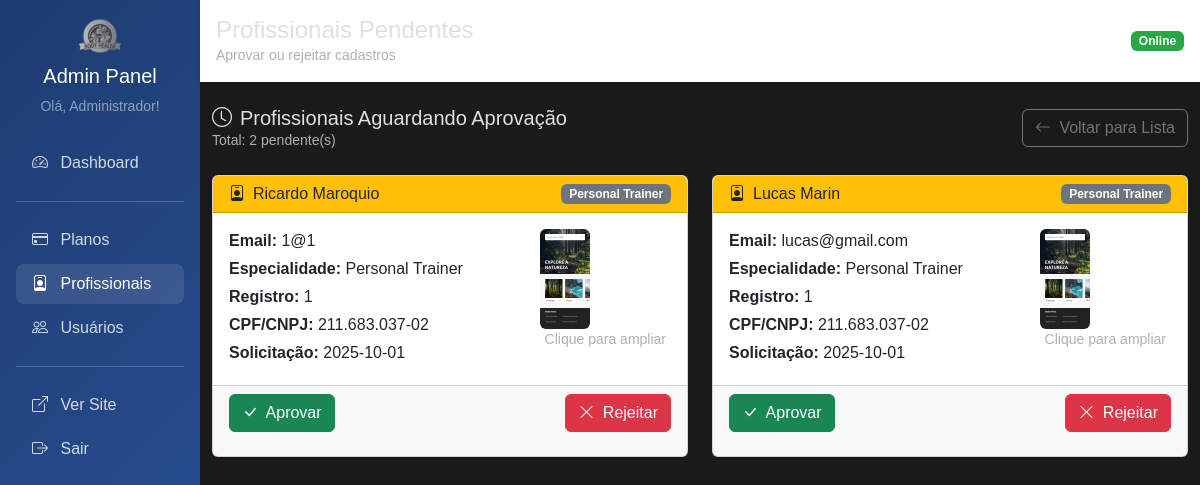
Before: /admin/profissionais/pendentes (signed in) with the older database file.
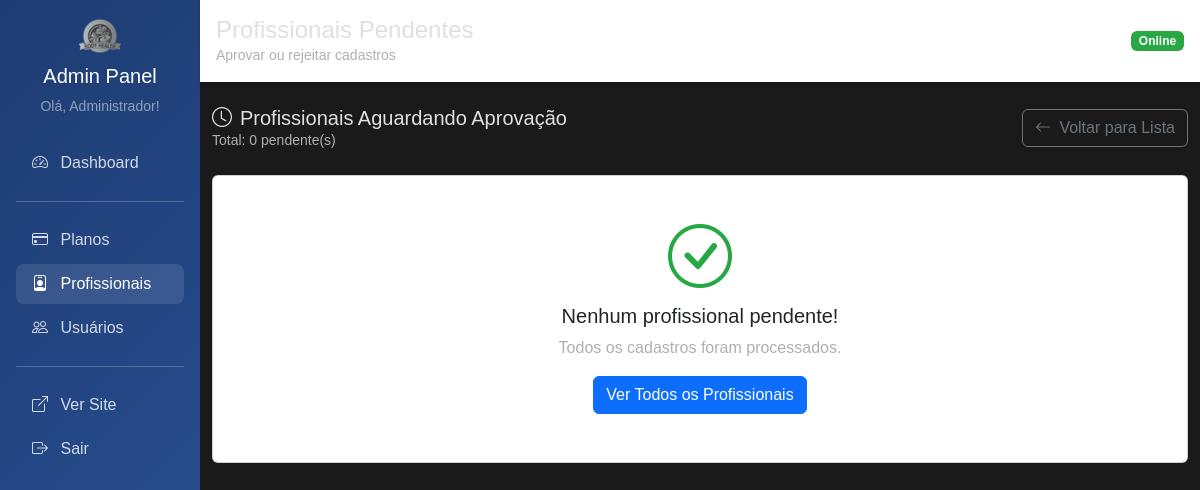
After: the same page with the newer database file.
### tables this page shows
CREATE TABLE profissional (
    id INTEGER PRIMARY KEY,
    especialidade TEXT NOT NULL,
    registro_profissional TEXT,
    status TEXT DEFAULT 'pendente',
    data_solicitacao TIMESTAMP DEFAULT CURRENT_TIMESTAMP,
    data_aprovacao TIMESTAMP,
    aprovado_por INTEGER, cpf_cnpj TEXT, foto_registro TEXT,
    FOREIGN KEY (id) REFERENCES usuario(id),
    FOREIGN KEY (aprovado_por) REFERENCES usuario(id)
);

CREATE TABLE usuario (
    id INTEGER PRIMARY KEY AUTOINCREMENT,
    nome TEXT NOT NULL,
    email TEXT UNIQUE NOT NULL,
    senha TEXT NOT NULL,
    perfil TEXT NOT NULL DEFAULT 'cliente',
    foto TEXT,
    token_redefinicao TEXT,
    data_token TIMESTAMP,
    data_cadastro TIMESTAMP DEFAULT CURRENT_TIMESTAMP
);

### main.py (the view)
@app.get("/admin/profissionais/pendentes")
@requer_autenticacao(['admin'])
async def ver_profissionais_pendentes(request: Request, usuario_logado: dict = Depends(obter_usuario_logado)):
    profissionais = profissional_repo.obter_pendentes()
    return templates.TemplateResponse(
        "admin/profissionais/perndentes.html",
        {"request": request, "usuario": usuario_logado, "profissionais": profissionais}
    )

### templates/admin/profissionais/perndentes.html (shortened to what the changed rows need)
{% extends "admin/base_admin.html" %}
{% block content %}
<div class="row mb-4">
    <div class="col-12">
        <div class="d-flex justify-content-between align-items-center">
            <div>
                <h5 class="mb-0">
                    <i class="bi bi-clock me-2"></i>Profissionais Aguardando Aprovação
                </h5>
                <small class="text-muted">Total: {{ profissionais|length }} pendente(s)</small>
            </div>
        </div>
    </div>
</div>
{% if profissionais %}
<div class="row">
    {% for prof in profissionais %}
    <div class="col-lg-6 mb-4">
        <div class="card">
            <div class="card-header bg-warning text-dark">
                <h6 class="mb-0">
                    <i class="bi bi-person-badge me-2"></i>{{ prof.nome }}
                    <span class="badge bg-secondary float-end">{{ prof.especialidade }}</span>
                </h6>
            </div>
            <div class="card-body">
                <div class="row">
                    <div class="col-md-8">
                        <p class="mb-1"><strong>Email:</strong> {{ prof.email }}</p>
                        <p class="mb-1"><strong>Especialidade:</strong> {{ prof.especialidade }}</p>
                        {% if prof.registro_profissional %}
                        <p class="mb-1"><strong>Registro:</strong> {{ prof.registro_profissional }}</p>
                        {% endif %}
                        {% if prof.cpf_cnpj %}
                        <p class="mb-1"><strong>CPF/CNPJ:</strong> {{ prof.cpf_cnpj }}</p>
                        {% endif %}
                        <p class="mb-1">
                            <strong>Solicitação:</strong>
                            {{ prof.data_solicitacao[:10] if prof.data_solicitacao else 'N/A' }}
                        </p>
                    </div>
                    <div class="col-md-4">
                        {% if prof.foto_registro %}
                        <img src="{{ prof.foto_registro }}" alt="Registro"
                             class="img-fluid rounded" style="max-height: 100px; cursor: pointer;"
                             onclick="verImagem('{{ prof.foto_registro }}', '{{ prof.nome }}')">
                        <small class="d-block text-center text-muted">Clique para ampliar</small>
                        {% else %}
                        <div class="text-center text-muted">
                            <i class="bi bi-image" style="font-size: 2rem;"></i>
                            <small class="d-block">Sem imagem</small>
                        </div>
                        {% endif %}
                    </div>
                </div>
            </div>
            <div class="card-footer">
                <div class="d-flex justify-content-between">
                    <form method="post" action="/admin/profissionais/aprovar/{{ prof.id }}" class="d-inline">
                        <button type="submit" class="btn btn-success"
                                onclick="return confirm('Aprovar profissional {{ prof.nome }}?')">
                            <i class="bi bi-check-lg me-1"></i> Aprovar
                        </button>
                    </form>
                    <form method="post" action="/admin/profissionais/rejeitar/{{ prof.id }}" class="d-inline">
                        <button type="submit" class="btn btn-danger"
                                onclick="return confirm('Rejeitar profissional {{ prof.nome }}?')">
                            <i class="bi bi-x-lg me-1"></i> Rejeitar
                        </button>
                    </form>
                </div>
            </div>
        </div>
    </div>
    {% endfor %}
</div>
{% else %}
<div class="row">
    <div class="col-12">
        <div class="card">
            <div class="card-body text-center py-5">
                <i class="bi bi-check-circle text-success" style="font-size: 4rem;"></i>
                <h5 class="mt-3">Nenhum profissional pendente!</h5>
                <p class="text-muted">Todos os cadastros foram processados.</p>
                <a href="/admin/profissionais" class="btn btn-primary">
                    Ver Todos os Profissionais
                </a>
            </div>
        </div>
    </div>
</div>
{% endif %}
{% endblock %}

Changed rows visible on the page:
no longer on this page (row edited): profissional: nome "Ricardo Maroquio", especialidade "Personal Trainer", email "1@1", registro_profissional "1", cpf_cnpj "211.683.037-02", data_solicitacao "2025-10-01", foto_registro (picture)
no longer on this page (row edited): profissional: nome "Lucas Marin", especialidade "Personal Trainer", email "lucas@gmail.com", registro_profissional "1", cpf_cnpj "211.683.037-02", data_solicitacao "2025-10-01", foto_registro (picture)
Other visible differences:
{{ profissionais|length }}: "2" → "0"
text now shown: "Nenhum profissional pendente! Todos os cadastros foram processados. Ver Todos os Profissionais"
